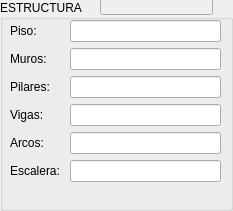
<?xml version="1.0" encoding="UTF-8"?>
<ui version="4.0">
 <class>EstructuraForm</class>
 <widget class="QGroupBox" name="EstructuraForm">
  <property name="geometry">
   <rect>
    <x>0</x>
    <y>0</y>
    <width>233</width>
    <height>211</height>
   </rect>
  </property>
  <property name="font">
   <font>
    <pointsize>9</pointsize>
   </font>
  </property>
  <property name="acceptDrops">
   <bool>false</bool>
  </property>
  <property name="windowTitle">
   <string>Estructura</string>
  </property>
  <property name="title">
   <string>ESTRUCTURA</string>
  </property>
  <widget class="QLineEdit" name="cuentaEdit">
   <property name="enabled">
    <bool>false</bool>
   </property>
   <property name="geometry">
    <rect>
     <x>100</x>
     <y>-10</y>
     <width>113</width>
     <height>25</height>
    </rect>
   </property>
  </widget>
  <widget class="QWidget" name="layoutWidget">
   <property name="geometry">
    <rect>
     <x>10</x>
     <y>20</y>
     <width>211</width>
     <height>182</height>
    </rect>
   </property>
   <layout class="QFormLayout" name="formLayout">
    <item row="0" column="0">
     <widget class="QLabel" name="estPisoLbl">
      <property name="sizePolicy">
       <sizepolicy hsizetype="Fixed" vsizetype="Preferred">
        <horstretch>0</horstretch>
        <verstretch>0</verstretch>
       </sizepolicy>
      </property>
      <property name="minimumSize">
       <size>
        <width>54</width>
        <height>0</height>
       </size>
      </property>
      <property name="maximumSize">
       <size>
        <width>54</width>
        <height>16777215</height>
       </size>
      </property>
      <property name="text">
       <string>Piso:</string>
      </property>
      <property name="buddy">
       <cstring>estPisoEdit</cstring>
      </property>
     </widget>
    </item>
    <item row="0" column="1">
     <widget class="QLineEdit" name="estPisoEdit">
      <property name="maxLength">
       <number>50</number>
      </property>
     </widget>
    </item>
    <item row="1" column="0">
     <widget class="QLabel" name="estMurosLbl">
      <property name="sizePolicy">
       <sizepolicy hsizetype="Fixed" vsizetype="Preferred">
        <horstretch>0</horstretch>
        <verstretch>0</verstretch>
       </sizepolicy>
      </property>
      <property name="minimumSize">
       <size>
        <width>54</width>
        <height>0</height>
       </size>
      </property>
      <property name="maximumSize">
       <size>
        <width>54</width>
        <height>16777215</height>
       </size>
      </property>
      <property name="text">
       <string>Muros:</string>
      </property>
      <property name="buddy">
       <cstring>estMurosEdit</cstring>
      </property>
     </widget>
    </item>
    <item row="1" column="1">
     <widget class="QLineEdit" name="estMurosEdit">
      <property name="maxLength">
       <number>50</number>
      </property>
     </widget>
    </item>
    <item row="2" column="0">
     <widget class="QLabel" name="estPilaresLbl">
      <property name="sizePolicy">
       <sizepolicy hsizetype="Fixed" vsizetype="Preferred">
        <horstretch>0</horstretch>
        <verstretch>0</verstretch>
       </sizepolicy>
      </property>
      <property name="minimumSize">
       <size>
        <width>54</width>
        <height>0</height>
       </size>
      </property>
      <property name="maximumSize">
       <size>
        <width>54</width>
        <height>16777215</height>
       </size>
      </property>
      <property name="text">
       <string>Pilares:</string>
      </property>
      <property name="buddy">
       <cstring>estPilaresEdit</cstring>
      </property>
     </widget>
    </item>
    <item row="2" column="1">
     <widget class="QLineEdit" name="estPilaresEdit">
      <property name="maxLength">
       <number>50</number>
      </property>
     </widget>
    </item>
    <item row="3" column="0">
     <widget class="QLabel" name="estVigasLbl">
      <property name="sizePolicy">
       <sizepolicy hsizetype="Fixed" vsizetype="Preferred">
        <horstretch>0</horstretch>
        <verstretch>0</verstretch>
       </sizepolicy>
      </property>
      <property name="minimumSize">
       <size>
        <width>54</width>
        <height>0</height>
       </size>
      </property>
      <property name="maximumSize">
       <size>
        <width>54</width>
        <height>16777215</height>
       </size>
      </property>
      <property name="text">
       <string>Vigas:</string>
      </property>
      <property name="buddy">
       <cstring>estVigasEdit</cstring>
      </property>
     </widget>
    </item>
    <item row="3" column="1">
     <widget class="QLineEdit" name="estVigasEdit">
      <property name="maxLength">
       <number>50</number>
      </property>
     </widget>
    </item>
    <item row="4" column="0">
     <widget class="QLabel" name="estArcosLbl">
      <property name="sizePolicy">
       <sizepolicy hsizetype="Fixed" vsizetype="Preferred">
        <horstretch>0</horstretch>
        <verstretch>0</verstretch>
       </sizepolicy>
      </property>
      <property name="minimumSize">
       <size>
        <width>54</width>
        <height>0</height>
       </size>
      </property>
      <property name="maximumSize">
       <size>
        <width>54</width>
        <height>16777215</height>
       </size>
      </property>
      <property name="text">
       <string>Arcos:</string>
      </property>
      <property name="buddy">
       <cstring>estArcosEdit</cstring>
      </property>
     </widget>
    </item>
    <item row="4" column="1">
     <widget class="QLineEdit" name="estArcosEdit">
      <property name="maxLength">
       <number>50</number>
      </property>
     </widget>
    </item>
    <item row="5" column="0">
     <widget class="QLabel" name="estEscaleraLbl">
      <property name="sizePolicy">
       <sizepolicy hsizetype="Fixed" vsizetype="Preferred">
        <horstretch>0</horstretch>
        <verstretch>0</verstretch>
       </sizepolicy>
      </property>
      <property name="minimumSize">
       <size>
        <width>54</width>
        <height>0</height>
       </size>
      </property>
      <property name="maximumSize">
       <size>
        <width>54</width>
        <height>16777215</height>
       </size>
      </property>
      <property name="text">
       <string>Escalera:</string>
      </property>
      <property name="buddy">
       <cstring>estEscaleraEdit</cstring>
      </property>
     </widget>
    </item>
    <item row="5" column="1">
     <widget class="QLineEdit" name="estEscaleraEdit">
      <property name="maxLength">
       <number>50</number>
      </property>
     </widget>
    </item>
   </layout>
  </widget>
 </widget>
 <resources/>
 <connections/>
</ui>
